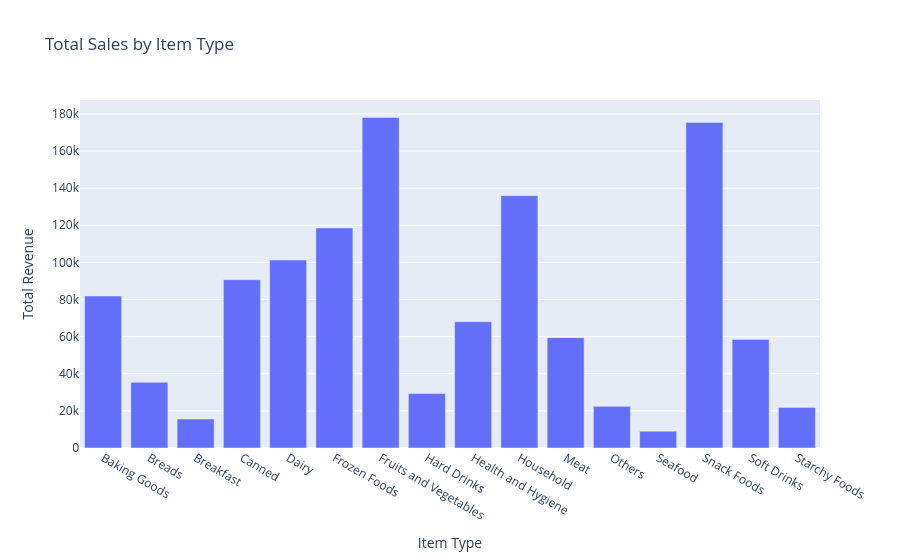

This figure's notebook cell:
### Code cell
sales_Item_type = df.groupby("Item Type")["Sales"].sum()

px.bar(sales_Item_type, sales_Item_type.index, sales_Item_type.values, title = " Total Sales by Item Type",
      labels= {"x": "Item Type", "y": "Total Revenue"})

### Figure 1 — Plotly figure (JSON) as saved in the notebook; plotly's stock layout.template omitted (floating-point values rounded to 4 significant figures)
{"data": [{"alignmentgroup": "True", "hovertemplate": "Item Type=%{x}<br>Total Revenue=%{y}<extra></extra>", "legendgroup": "", "marker": {"color": "#636efa", "pattern": {"shape": ""}}, "name": "", "offsetgroup": "", "orientation": "v", "showlegend": false, "textposition": "auto", "type": "bar", "x": ["Baking Goods", "Breads", "Breakfast", "Canned", "Dairy", "Frozen Foods", "Fruits and Vegetables", "Hard Drinks", "Health and Hygiene", "Household", "Meat", "Others", "Seafood", "Snack Foods", "Soft Drinks", "Starchy Foods"], "xaxis": "x", "y": [81890.0, 35380.0, 15600.0, 90710.0, 101300.0, 118600.0, 178100.0, 29330.0, 68030.0, 136000.0, 59450.0, 22450.0, 9078.0, 175400.0, 58510.0, 21880.0], "yaxis": "y"}], "layout": {"barmode": "relative", "legend": {"tracegroupgap": 0}, "title": {"text": " Total Sales by Item Type"}, "xaxis": {"anchor": "y", "domain": [0, 1], "title": {"text": "Item Type"}}, "yaxis": {"anchor": "x", "domain": [0, 1], "title": {"text": "Total Revenue"}}}}
